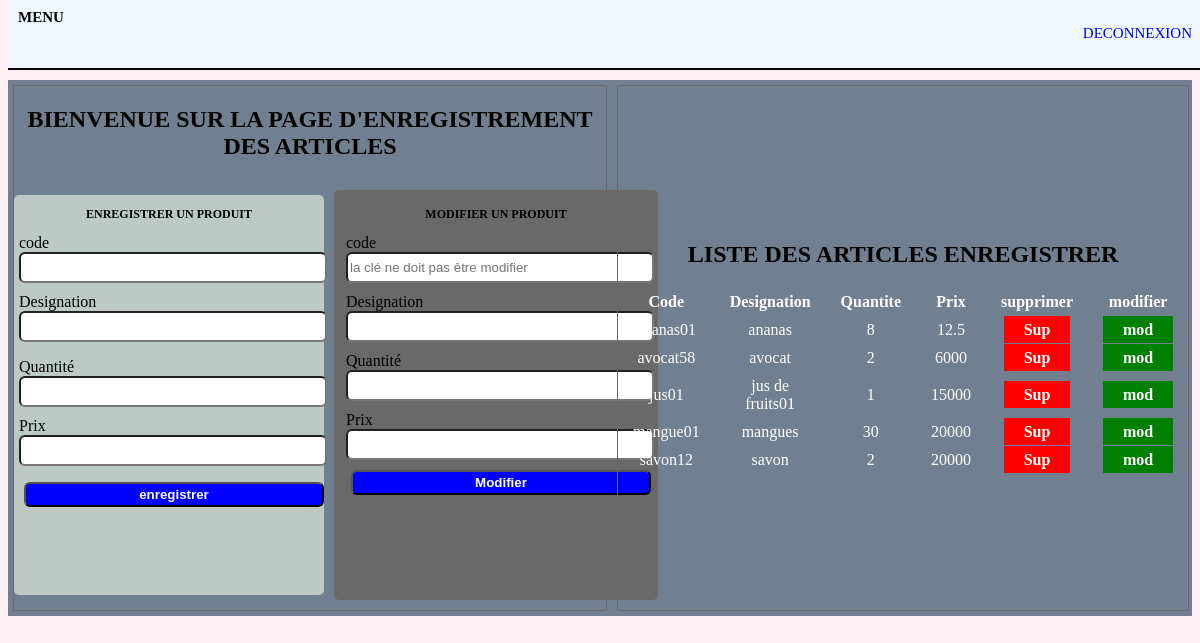
The page / on the database its author committed.
### tables this page shows
CREATE TABLE `produit` (
  `code` varchar(10) NOT NULL,
  `designation` varchar(100) NOT NULL,
  `quatite` int(100) NOT NULL,
  `prix` float NOT NULL
);

### index.php (the view, shortened to what this page needs)
<?php
require_once './connect.php';
$cod=$des=$q=$p="";
?>
<!DOCTYPE html>
<html lang="en">
<head>
    <link rel="stylesheet" href="./css/style.css">
</head>
<body>
    <header>
        <nav>
            <span>menu</span>
            <ul>
                <li><a href="#">deconnexion</a> </li>
            </ul>
        </nav>
    </header>
    <section>
    <div class="formulaire">
        <h1>bienvenue sur la page d'enregistrement des articles</h1>
        <div class="form">
            <form id="f"action="<?php echo htmlspecialchars($_SERVER['PHP_SELF'])?>" method="post" multiple enctype="multipart/form-data">
            <p class="caption">enregistrer un produit</p>
            <div>
                <label for="code">code</label>
                <input type="text" name="code"><br/>
            </div>
            <div>
                <label for="designation">Designation</label>
                <input type="text" name="designation"><br/>
            </div>
            <div>
                <label for="quantité">Quantité</label>
                <input type="number" name="quantite" min=0 max=500><br/>
            </div>
            <div>
                <label for="prix">Prix</label>
                <input type="float" name="prix"><br/>
            </div>
            <button type="submit" name="btn">enregistrer</button>
            </form>
              <form class="f2" action="<?php echo htmlspecialchars($_SERVER['PHP_SELF'])?>" method="post" multiple enctype="multipart/form-data">
            <p class="caption">modifier un produit</p>
              <div>
                <label for="code">code</label>
                <input type="text" name="code" value="<?php echo $cod ?>" placeholder="la clé ne doit pas être modifier"><br/>
            </div>
            <div>
                <label for="designation">Designation</label>
                <input type="text" name="designation" value="<?php echo $des ?>"><br/>
            </div>
            <div>
                <label for="quantité">Quantité</label>
                <input type="number" name="quantite" value="<?php echo $q ?>" min=0 max=500><br/>
            </div>
            <div>
                <label for="prix">Prix</label>
                <input type="float" name="prix" value="<?php echo $p ?>"><br/>
            </div>
            <button type="submit" name="btn_mod">Modifier</button>
            </form>
        </div>
</div>
    <div class="liste">
        <h1>liste des articles enregistrer</h1>
        <table border="0.5">
            <tr>
            <th>Code</th>
            <th>Designation</th>
            <th>Quantite</th>
            <th>Prix</th>
            <th>supprimer</th>
             <th>modifier</th>
            </tr>
            <?php
            $req=$con->query("SELECT * FROM produit");
            foreach($req as $resultat):?>
          <tr>
            <td><?php echo $resultat['code'] ?></td>
            <td><?php echo $resultat['designation'] ?></td>
            <td><?php echo $resultat['quatite'] ?></td>
            <td><?php echo $resultat['prix'] ?></td>
            <td><a id='sup' href="supprimer.php?id=<?php echo $resultat['code'] ;?>">Sup</a></td>
            <td><a id='mod' href="<?php echo htmlspecialchars($_SERVER['PHP_SELF'])?>?id1=<?php echo $resultat['code'] ;?>">mod</a></td>
          </tr>
          <?php endforeach?>
        </table>
</div>
    </section>
</body>
</html>

### css/style.css (style rules this page uses)
body { margin:o; padding:0; background-color:lavenderblush; }
header { background-color: aliceblue; width: 100%; height: 50px; margin-top: -10px; border-bottom: 2px solid black; padding: 10px ; }
header span { font-size:15px; text-transform: uppercase; font-weight: bold; }
ul { list-style: none; float:right; margin-right: 10px; }
ul li a { text-decoration: none; text-transform: uppercase; font-size:15px; }
section { margin-top: 10px; display: flex; flex-direction: row; }
div.formulaire,div.liste { width: 50%; border:0.5px solid dimgrey; margin:5px; justify-content: center; align-content: center; min-height: 500px; }
div h1 { text-align: center; text-transform: uppercase; }
form div { width: 230px; margin:10px 5px; }
.f2 { background-color: dimgrey; padding:5px 7px; border-radius: 5px; margin:10px; min-height: 400px; }
#f { background-color: rgb(188, 201, 196); padding:auto; border-radius: 5px; min-height: 400px; }
.caption { text-align: center; text-transform: uppercase; font-size:12px; font-weight: bold; }
button { width: 300px; height: 25px; border-radius: 6px; margin-left: 10px; background-color: blue; font-weight: bold; color:white; }
input { width: 300px; height: 25px; border-radius: 6px; outline:none; }
form { margin:auto; width: 100%; }
table { border-collapse: collapse; margin:auto; width: 95%; color:white; }
section table th,section table td { padding:5px 15px; text-align: center; }
div.form { display: flex; flex-direction: row; }

### index.php (style rules this page uses)
section { background-color:slategray; }
#sup { text-decoration: none; text-align: center; font-weight: bold; background-color: red; color:white; padding:5px 20px; }
#mod { text-decoration: none; text-align: center; font-weight: bold; background-color: green; color:white; padding:5px 20px; }

### rows shown on the page
produit: code "ananas01", designation "ananas", quatite "8", prix "12.5"
produit: code "avocat58", designation "avocat", quatite "2", prix "6000"
produit: code "jus01", designation "jus de fruits01", quatite "1", prix "15000"
produit: code "mangue01", designation "mangues", quatite "30", prix "20000"
produit: code "savon12", designation "savon", quatite "2", prix "20000"
